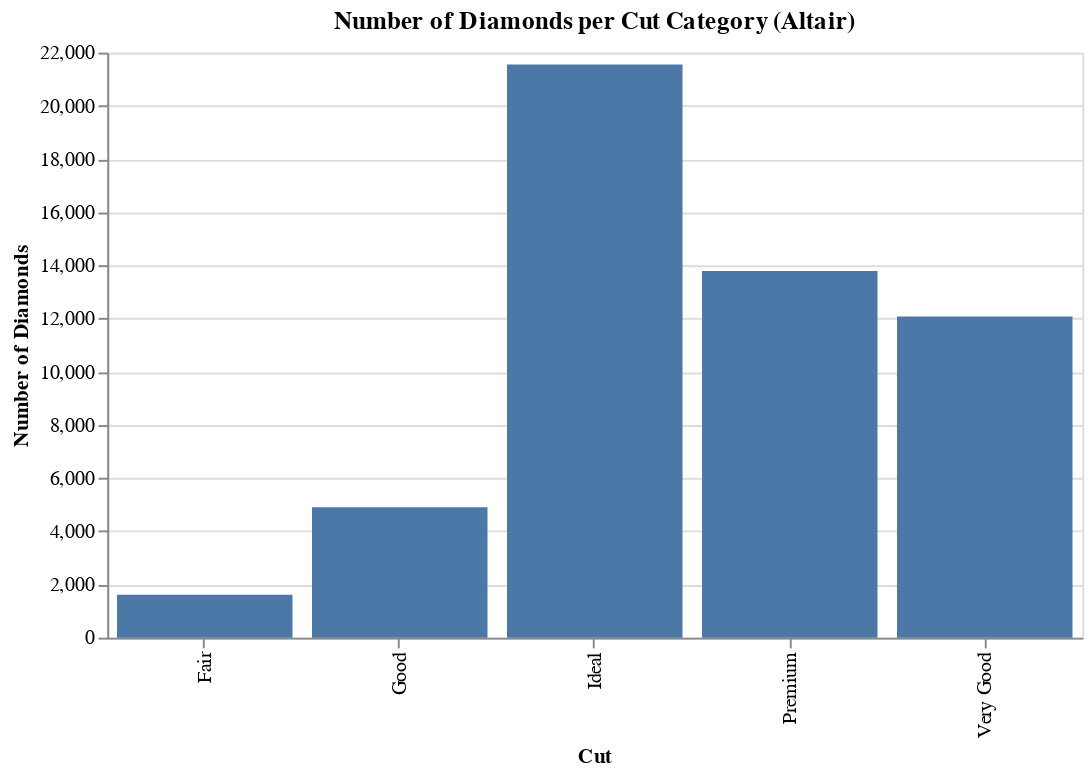

The code cell stored with this chart in its notebook:
### Markdown cell above
## Altair

### Code cell
cut_counts_df = df['cut'].value_counts().reset_index()
cut_counts_df.columns = ['cut', 'count']

chart = alt.Chart(cut_counts_df).mark_bar().encode(
    x=alt.X('cut', title='Cut'),
    y=alt.Y('count', title='Number of Diamonds')
).properties(
    title='Number of Diamonds per Cut Category (Altair)',
    width=500,
    height=300
)

chart

### Figure 1 — Vega-Lite specification as saved in the notebook (floating-point values rounded to 4 significant figures)
{"config": {"view": {"continuousWidth": 300, "continuousHeight": 300}}, "data": {"name": "data-805ff72a8781605bae6e51f2726fd175"}, "mark": {"type": "bar"}, "encoding": {"x": {"field": "cut", "title": "Cut", "type": "nominal"}, "y": {"field": "count", "title": "Number of Diamonds", "type": "quantitative"}}, "height": 300, "title": "Number of Diamonds per Cut Category (Altair)", "width": 500, "$schema": "https://vega.github.io/schema/vega-lite/v5.20.1.json", "datasets": {"data-805ff72a8781605bae6e51f2726fd175": [{"cut": "Ideal", "count": 21551}, {"cut": "Premium", "count": 13791}, {"cut": "Very Good", "count": 12082}, {"cut": "Good", "count": 4906}, {"cut": "Fair", "count": 1610}]}}
